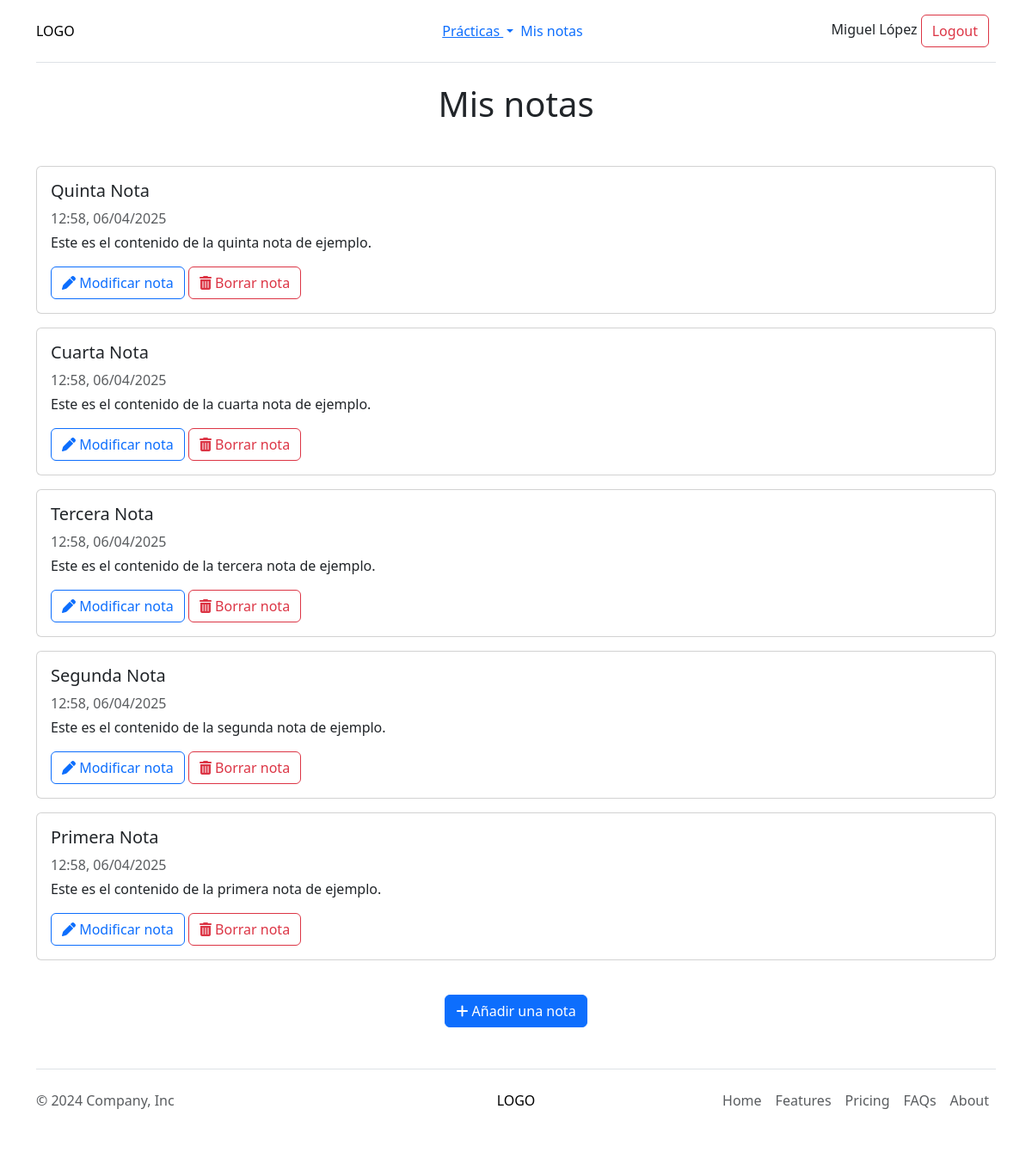
Page /notas.php (signed in) on the committed database.
### tables this page shows
CREATE TABLE notas (
  id INT AUTO_INCREMENT PRIMARY KEY,
  usuario_id INT NOT NULL,
  titulo VARCHAR(255) NOT NULL,
  contenido TEXT NOT NULL,
  created_at TIMESTAMP DEFAULT CURRENT_TIMESTAMP,
  updated_at TIMESTAMP DEFAULT CURRENT_TIMESTAMP ON UPDATE CURRENT_TIMESTAMP,
  FOREIGN KEY (usuario_id) REFERENCES usuarios(id) ON DELETE CASCADE
);

### src/DWESBaseDatos.php (called while the page is built, shortened)
<?php
class DWESBaseDatos {
  private $conexion = null;
  private $sentencia = null;
  private static $instanciaUnica = null;
  public static function obtenerInstancia() {
    if (self::$instanciaUnica == null)
    {
      self::$instanciaUnica = new DWESBaseDatos();
    }
    return self::$instanciaUnica;
  }
  function inicializa(
    $basedatos,
    $usuario  = 'mi_usuario',
    $pass     = 'mi_pass',
    $motor    = 'mysql',
    $serverIp = 'localhost',
    $charset  = 'utf8mb4',
    $options  = null
  ) {
    if($motor != "sqlite") {
      $cadenaConexion = "$motor:host=$serverIp;dbname=$basedatos;charset=$charset";
    } else {
      $cadenaConexion = "$motor:$basedatos";
    }
    if($options == null){
      $options = [
        PDO::ATTR_EMULATE_PREPARES   => false,
        PDO::ATTR_ERRMODE            => PDO::ERRMODE_EXCEPTION,
        PDO::ATTR_DEFAULT_FETCH_MODE => PDO::FETCH_ASSOC,
      ];
    }
    try {
      if($motor != "sqlite") {
        $this->conexion = new PDO($cadenaConexion, $usuario, $pass, $options);
      } else {
        $this->conexion = new PDO($cadenaConexion, null, null, $options);
      }
    } catch (Exception $e) {
      error_log($e->getMessage());
      exit('No ha sido posible la conexión');
    }
  }
  function ejecuta(string $sql, ...$parametros) {
    $this->sentencia = $this->conexion->prepare($sql);
    $this->executed = $this->sentencia->execute($parametros);
  }
  function obtenDatos(){
    return $this->sentencia->fetchAll();
  }
  public static function obtenNotasPorIdUsuario($db, $id) {
    $db->ejecuta("SELECT * FROM notas WHERE usuario_id=? ORDER BY id DESC;", $id);
    return $db->obtenDatos();
  }
}
?>

### src/init.php (called while the page is built, shortened)
<?php
require_once("DWESBaseDatos.php");
$db = DWESBaseDatos::obtenerInstancia();

### public/notas.php (the view, shortened to what this page needs)
<?php
require_once("../src/init.php");
$notas = DWESBaseDatos::obtenNotasPorIdUsuario($db, $_SESSION['id']);
?>
<h1 class="text-center mb-5">Mis notas</h1>
<div class="row">
  <?php foreach ($notas as $value) { ?>
    <div class="col-sm-12 mb-3">
      <div class="card">
        <div class="card-body">
          <h5 class="card-title"><?=$value['titulo']?></h5>
          <p class="text-muted mb-1"><?=date("H:i, d/m/Y", strtotime($value['created_at']))?></p>
          <p class="card-text"><?=$value['contenido']?></p>
          <a href="./editarNota.php?id_nota=<?=$value['id']?>" class="btn btn-outline-primary"><i class="fa-solid fa-pen"></i> Modificar nota</a>
          <form action="./borrarNota.php" method="post" class="d-inline-block form-borrar-nota">
            <button type="submit" class="btn btn-outline-danger"><i class="fa-solid fa-trash-can"></i> Borrar nota</button>
          </form>
        </div>
      </div>
    </div>
  <?php } ?>
  <div class="col-sm-12">
    <div class="w-100 d-flex justify-content-center align-items-center p-4">
      <div>
        <a href="./editarNota.php" class="btn btn-primary"><i class="fa-solid fa-plus"></i> Añadir una nota</a>
      </div>
    </div>
  </div>
</div>
<?php
$content = ob_get_contents();
require("template.php");
?>

### public/template.php (shortened to what this page needs)
<!DOCTYPE html>
<html lang="es-ES">
<head>
  <link rel="stylesheet" href="https://cdnjs.cloudflare.com/ajax/libs/font-awesome/6.4.0/css/all.min.css">
  <link href="https://cdn.jsdelivr.net/npm/bootstrap@5.3.3/dist/css/bootstrap.min.css" rel="stylesheet">
  <link rel="stylesheet" href="./css/styles.css">
  <link rel="stylesheet" href="https://cdnjs.cloudflare.com/ajax/libs/font-awesome/6.7.2/css/all.min.css">
</head>
<body>
  <div class="global-container">
    <div class="container">
      <header class="d-flex flex-wrap align-items-center justify-content-center justify-content-md-between py-3 mb-4 border-bottom">
        <div class="col-md-3 mb-2 mb-md-0">
          <a href="/" class="d-inline-flex link-body-emphasis text-decoration-none">
            LOGO
          </a>
        </div>
        <ul class="nav col-12 col-md-auto mb-2 justify-content-center mb-md-0">
          <div class="btn-group align-items-center justify-content-center">
            <a type="button" class="dropdown-toggle" data-bs-toggle="dropdown" aria-expanded="false">
              Prácticas
            </a>
          </div>
          <?php if (isset($_SESSION['id'])) { ?>
            <li><a href="./notas.php" class="nav-link px-2">Mis notas</a></li>
          <?php } ?>
        </ul>
        <div class="col-md-3 text-end">
          <?php if (isset($_SESSION['id'])) { ?>
            <?=$_SESSION['nombre'];?>
            <a href="./logout.php" class="btn btn-outline-danger me-2">Logout</a>
          <?php }else{ ?>
            <a href="./login.php" class="btn btn-outline-primary me-2">Login</a>
            <a href="./register.php" class="btn btn-primary">Registro</a>
          <?php } ?>
        </div>
      </header>
    </div>
    <main class="container">
      <?=$content?>
    </main>
    <div class="container">
      <footer class="d-flex flex-wrap justify-content-between align-items-center py-3 my-4 border-top">
        <p class="col-md-4 mb-0 text-body-secondary">&copy; 2024 Company, Inc</p>
        <a href="/" class="col-md-4 d-flex align-items-center justify-content-center mb-3 mb-md-0 me-md-auto link-body-emphasis text-decoration-none">
          LOGO
        </a>
        <ul class="nav col-md-4 justify-content-end">
          <li class="nav-item"><a href="#" class="nav-link px-2 text-body-secondary">Home</a></li>
          <li class="nav-item"><a href="#" class="nav-link px-2 text-body-secondary">Features</a></li>
          <li class="nav-item"><a href="#" class="nav-link px-2 text-body-secondary">Pricing</a></li>
          <li class="nav-item"><a href="#" class="nav-link px-2 text-body-secondary">FAQs</a></li>
          <li class="nav-item"><a href="#" class="nav-link px-2 text-body-secondary">About</a></li>
        </ul>
      </footer>
    </div>
  </div>
</body>
</html>

### public/css/styles.css (style rules this page uses)
.global-container { min-height: 100vh; min-height: 100dvh; display: grid; grid-template-rows: auto 1fr auto; }

### rows in the picture
notas: titulo "Quinta Nota", created_at "12:58, 06/04/2025", contenido "Este es el contenido de la quinta nota de ejemplo."
notas: titulo "Cuarta Nota", created_at "12:58, 06/04/2025", contenido "Este es el contenido de la cuarta nota de ejemplo."
notas: titulo "Tercera Nota", created_at "12:58, 06/04/2025", contenido "Este es el contenido de la tercera nota de ejemplo."
notas: titulo "Segunda Nota", created_at "12:58, 06/04/2025", contenido "Este es el contenido de la segunda nota de ejemplo."
notas: titulo "Primera Nota", created_at "12:58, 06/04/2025", contenido "Este es el contenido de la primera nota de ejemplo."

### other values in the picture
$_SESSION['nombre'] "Miguel López"
